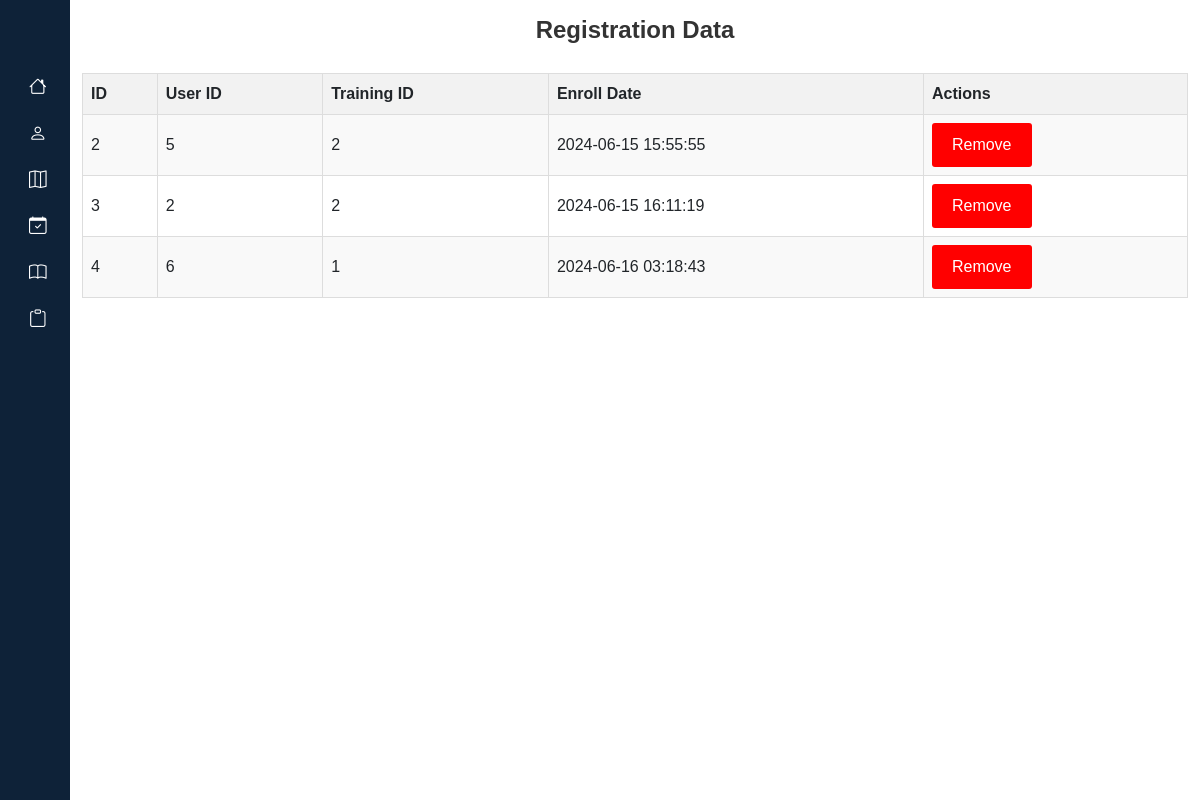
The page /Admin/registrationAdmin.php (signed in) on the database its author committed.
### tables this page shows
CREATE TABLE `registration` (
  `ID` int(11) NOT NULL,
  `userId` int(11) DEFAULT NULL,
  `tranningId` int(11) DEFAULT NULL,
  `enrollDate` timestamp NOT NULL DEFAULT current_timestamp() ON UPDATE current_timestamp()
);

### Admin/registrationAdmin.php (the view, shortened to what this page needs)
<?php
@include '../dbConnect.php';
$sql = "SELECT * FROM registration";
$result = $conn->query($sql);
?>
<!DOCTYPE html>
<html lang="en">
<head>
</head>
<body>
    <?php @include 'NavbarAdmin.php'; ?>
    <div class="container">
        <h1 class="text-center mt-3">Registration Data</h1>
        <div class="container-slide">
            <table id="registrationTable">
                <tr>
                    <th>ID</th>
                    <th>User ID</th>
                    <th>Training ID</th>
                    <th>Enroll Date</th>
                    <th>Actions</th>
                </tr>
                <?php
                if ($result->num_rows > 0) {
                    while ($row = $result->fetch_assoc()) {
                        ?>
                        <tr>
                            <td><?php echo $row['ID']; ?></td>
                            <td><?php echo $row['userId']; ?></td>
                            <td><?php echo $row['tranningId']; ?></td>
                            <td><?php echo $row['enrollDate']; ?></td>
                            <td>
                                <form method="POST" action="registrationAdmin.php" id="deleteForm">
                                    <button type="button" class="redbutton"
                                        onclick="confirmDelete(<?php echo $row['ID']; ?>)">Remove</button>
                                </form>
                            </td>
                        </tr>
                        <?php
                    }
                } else {
                    echo "<tr><td colspan='5'>No registration data found</td></tr>";
                }
                ?>
            </table>
        </div>
    </div>
</body>
</html>

### Css/Adminstyle.css (style rules this page uses)
h1 { font-weight: 600; font-size: 1.5rem; }
body { font-family: Arial, sans-serif; }
h1 { text-align: center; color: #333; }
.container-slide { overflow-y: auto; }
table { width: 100%; margin-top: 20px; border-collapse: collapse; white-space: nowrap; }
th, td { border: 1px solid #dddddd; text-align: left; padding: 8px; }
th { background-color: #f2f2f2; }
tr:nth-child(even) { background-color: #f9f9f9; }
.container { overflow-y: auto; }
.redbutton { background-color: #ff0000; color: white; border: none; padding: 10px 20px; cursor: pointer; font-size: 16px; border-radius: 3px; }
select, button { padding: 5px 10px; font-size: 14px; border: 1px solid #ccc; border-radius: 4px; background-color: #fff; }

### rows shown on the page
registration: ID "2", userId "5", tranningId "2", enrollDate "2024-06-15 15:55:55"
registration: ID "3", userId "2", tranningId "2", enrollDate "2024-06-15 16:11:19"
registration: ID "4", userId "6", tranningId "1", enrollDate "2024-06-16 03:18:43"
